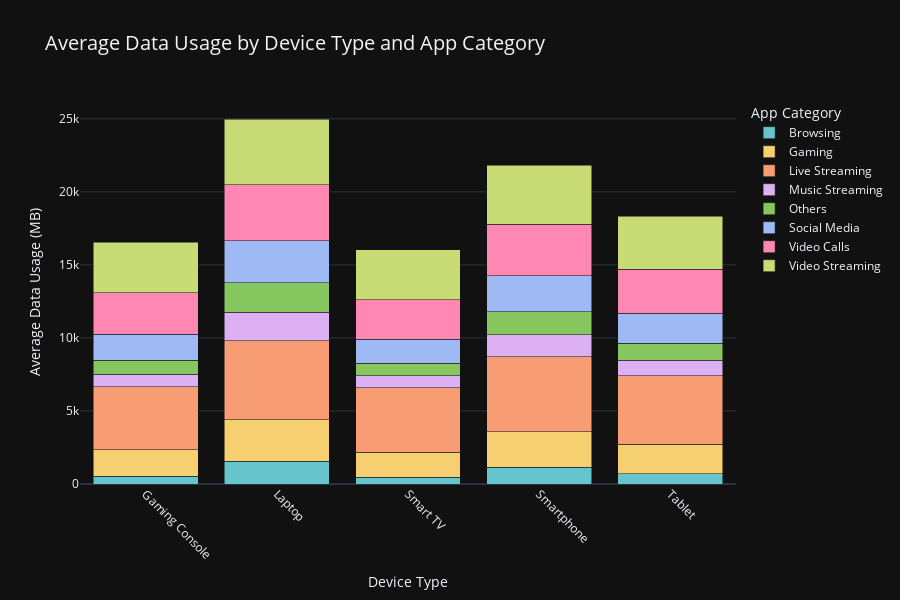

The notebook cell saved with this chart:
### Code cell
"""Data visulaization"""
import pandas as pd
import plotly.express as px
import plotly.graph_objects as go

# Load your dataset (adjust path as needed)
df_original = pd.read_csv("C:\\Users\\ujwal\\Downloads\\5g-Data-Predictor\\5G_Data_Usage_Prediction_Enhanced.csv")
# Group by device_type and app_category, calculate mean data_usage
device_app_usage = df_original.groupby(['device_type', 'app_category'])['data_usage'].mean().reset_index()

# Create a stacked bar chart
fig = px.bar(device_app_usage, x='device_type', y='data_usage', color='app_category',
             title='Average Data Usage by Device Type and App Category',
             labels={'data_usage': 'Average Data Usage (MB)', 'device_type': 'Device Type'},
             color_discrete_sequence=px.colors.qualitative.Pastel,
             height=600)
fig.update_layout(
    xaxis={'tickangle': 45},
    title_font_size=20,
    template='plotly_dark',
    legend_title_text='App Category',
    barmode='stack'  # Stack the bars
)
fig.show()

### Figure 1 — Plotly figure (JSON) as saved in the notebook; plotly's stock layout.template omitted (floating-point values rounded to 4 significant figures)
{"data": [{"alignmentgroup": "True", "hovertemplate": "app_category=Browsing<br>Device Type=%{x}<br>Average Data Usage (MB)=%{y}<extra></extra>", "legendgroup": "Browsing", "marker": {"color": "rgb(102, 197, 204)", "pattern": {"shape": ""}}, "name": "Browsing", "offsetgroup": "Browsing", "orientation": "v", "showlegend": true, "textposition": "auto", "type": "bar", "x": ["Gaming Console", "Laptop", "Smart TV", "Smartphone", "Tablet"], "xaxis": "x", "y": [533.6, 1571.0, 450.4, 1160.0, 702.1], "yaxis": "y"}, {"alignmentgroup": "True", "hovertemplate": "app_category=Gaming<br>Device Type=%{x}<br>Average Data Usage (MB)=%{y}<extra></extra>", "legendgroup": "Gaming", "marker": {"color": "rgb(246, 207, 113)", "pattern": {"shape": ""}}, "name": "Gaming", "offsetgroup": "Gaming", "orientation": "v", "showlegend": true, "textposition": "auto", "type": "bar", "x": ["Gaming Console", "Laptop", "Smart TV", "Smartphone", "Tablet"], "xaxis": "x", "y": [1817.0, 2832.0, 1723.0, 2419.0, 2012.0], "yaxis": "y"}, {"alignmentgroup": "True", "hovertemplate": "app_category=Live Streaming<br>Device Type=%{x}<br>Average Data Usage (MB)=%{y}<extra></extra>", "legendgroup": "Live Streaming", "marker": {"color": "rgb(248, 156, 116)", "pattern": {"shape": ""}}, "name": "Live Streaming", "offsetgroup": "Live Streaming", "orientation": "v", "showlegend": true, "textposition": "auto", "type": "bar", "x": ["Gaming Console", "Laptop", "Smart TV", "Smartphone", "Tablet"], "xaxis": "x", "y": [4301.0, 5416.0, 4417.0, 5133.0, 4703.0], "yaxis": "y"}, {"alignmentgroup": "True", "hovertemplate": "app_category=Music Streaming<br>Device Type=%{x}<br>Average Data Usage (MB)=%{y}<extra></extra>", "legendgroup": "Music Streaming", "marker": {"color": "rgb(220, 176, 242)", "pattern": {"shape": ""}}, "name": "Music Streaming", "offsetgroup": "Music Streaming", "orientation": "v", "showlegend": true, "textposition": "auto", "type": "bar", "x": ["Gaming Console", "Laptop", "Smart TV", "Smartphone", "Tablet"], "xaxis": "x", "y": [867.3, 1925.0, 807.2, 1493.0, 1051.0], "yaxis": "y"}, {"alignmentgroup": "True", "hovertemplate": "app_category=Others<br>Device Type=%{x}<br>Average Data Usage (MB)=%{y}<extra></extra>", "legendgroup": "Others", "marker": {"color": "rgb(135, 197, 95)", "pattern": {"shape": ""}}, "name": "Others", "offsetgroup": "Others", "orientation": "v", "showlegend": true, "textposition": "auto", "type": "bar", "x": ["Gaming Console", "Laptop", "Smart TV", "Smartphone", "Tablet"], "xaxis": "x", "y": [949.0, 2040.0, 858.6, 1590.0, 1169.0], "yaxis": "y"}, {"alignmentgroup": "True", "hovertemplate": "app_category=Social Media<br>Device Type=%{x}<br>Average Data Usage (MB)=%{y}<extra></extra>", "legendgroup": "Social Media", "marker": {"color": "rgb(158, 185, 243)", "pattern": {"shape": ""}}, "name": "Social Media", "offsetgroup": "Social Media", "orientation": "v", "showlegend": true, "textposition": "auto", "type": "bar", "x": ["Gaming Console", "Laptop", "Smart TV", "Smartphone", "Tablet"], "xaxis": "x", "y": [1797.0, 2856.0, 1651.0, 2476.0, 2052.0], "yaxis": "y"}, {"alignmentgroup": "True", "hovertemplate": "app_category=Video Calls<br>Device Type=%{x}<br>Average Data Usage (MB)=%{y}<extra></extra>", "legendgroup": "Video Calls", "marker": {"color": "rgb(254, 136, 177)", "pattern": {"shape": ""}}, "name": "Video Calls", "offsetgroup": "Video Calls", "orientation": "v", "showlegend": true, "textposition": "auto", "type": "bar", "x": ["Gaming Console", "Laptop", "Smart TV", "Smartphone", "Tablet"], "xaxis": "x", "y": [2830.0, 3848.0, 2710.0, 3526.0, 3014.0], "yaxis": "y"}, {"alignmentgroup": "True", "hovertemplate": "app_category=Video Streaming<br>Device Type=%{x}<br>Average Data Usage (MB)=%{y}<extra></extra>", "legendgroup": "Video Streaming", "marker": {"color": "rgb(201, 219, 116)", "pattern": {"shape": ""}}, "name": "Video Streaming", "offsetgroup": "Video Streaming", "orientation": "v", "showlegend": true, "textposition": "auto", "type": "bar", "x": ["Gaming Console", "Laptop", "Smart TV", "Smartphone", "Tablet"], "xaxis": "x", "y": [3458.0, 4483.0, 3413.0, 4037.0, 3623.0], "yaxis": "y"}], "layout": {"barmode": "stack", "height": 600, "legend": {"title": {"text": "App Category"}, "tracegroupgap": 0}, "title": {"font": {"size": 20}, "text": "Average Data Usage by Device Type and App Category"}, "xaxis": {"anchor": "y", "domain": [0, 1], "tickangle": 45, "title": {"text": "Device Type"}}, "yaxis": {"anchor": "x", "domain": [0, 1], "title": {"text": "Average Data Usage (MB)"}}}}
